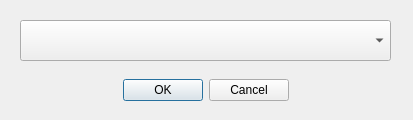
<?xml version="1.0" encoding="UTF-8"?>
<ui version="4.0">
 <class>NetworkDeviceSelectDialog</class>
 <widget class="QDialog" name="NetworkDeviceSelectDialog">
  <property name="geometry">
   <rect>
    <x>0</x>
    <y>0</y>
    <width>413</width>
    <height>120</height>
   </rect>
  </property>
  <property name="windowTitle">
   <string>网络设置</string>
  </property>
  <property name="windowIcon">
   <iconset resource="../Resources.qrc">
    <normaloff>:/Core/Resources/Logo.png</normaloff>:/Core/Resources/Logo.png</iconset>
  </property>
  <widget class="QDialogButtonBox" name="buttonBox">
   <property name="geometry">
    <rect>
     <x>10</x>
     <y>70</y>
     <width>391</width>
     <height>41</height>
    </rect>
   </property>
   <property name="orientation">
    <enum>Qt::Horizontal</enum>
   </property>
   <property name="standardButtons">
    <set>QDialogButtonBox::Cancel|QDialogButtonBox::Ok</set>
   </property>
   <property name="centerButtons">
    <bool>true</bool>
   </property>
  </widget>
  <widget class="QComboBox" name="network_device_list">
   <property name="geometry">
    <rect>
     <x>20</x>
     <y>20</y>
     <width>371</width>
     <height>41</height>
    </rect>
   </property>
   <property name="font">
    <font>
     <family>Abyssinica SIL</family>
     <pointsize>10</pointsize>
    </font>
   </property>
  </widget>
 </widget>
 <resources>
  <include location="../Resources.qrc"/>
 </resources>
 <connections>
  <connection>
   <sender>buttonBox</sender>
   <signal>accepted()</signal>
   <receiver>NetworkDeviceSelectDialog</receiver>
   <slot>accept()</slot>
   <hints>
    <hint type="sourcelabel">
     <x>248</x>
     <y>254</y>
    </hint>
    <hint type="destinationlabel">
     <x>157</x>
     <y>274</y>
    </hint>
   </hints>
  </connection>
  <connection>
   <sender>buttonBox</sender>
   <signal>rejected()</signal>
   <receiver>NetworkDeviceSelectDialog</receiver>
   <slot>reject()</slot>
   <hints>
    <hint type="sourcelabel">
     <x>316</x>
     <y>260</y>
    </hint>
    <hint type="destinationlabel">
     <x>286</x>
     <y>274</y>
    </hint>
   </hints>
  </connection>
 </connections>
</ui>
